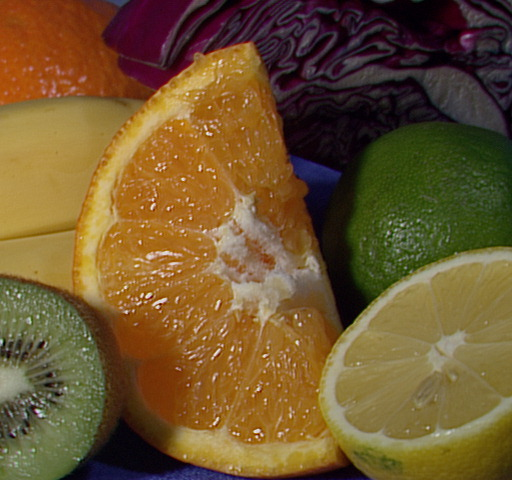
//> input picture fruits.jpg, 512 x 480 px
$ ./example_12-01   (built with g++ and OpenCV 4)
//> lines starting //> are read from the running program, lines starting //| are printed output that depends on the picture
// Example 12-1. Using cv::dft() and cv::idft() to accelerate
// the computation of convolutions

#include <iostream>
#include <opencv2/opencv.hpp>

using std::cout;
using std::endl;

int main() {

    cv::Mat A = cv::imread("../fruits.jpg");
//> A is the input picture: 480 rows x 512 cols, CV_8UC3; mean B, G, R 46.2, 85.6, 110.8

    if (A.empty()) {
        cout << "Cannot load " << "../fruits.jpg" << endl;
        return -1;
    }

    cv::Size patchSize(100, 100);
    cv::Point topleft(A.cols / 2, A.rows / 2);
//> topleft = Point(256, 240)
    cv::Rect roi(topleft.x, topleft.y, patchSize.width, patchSize.height);
//> roi = Rect(256, 240, 100, 100)
    cv::Mat B = A(roi);
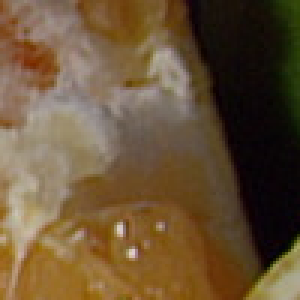
//> B: 100 rows x 100 cols, CV_8UC3 (shown 3 times larger); mean B, G, R 54.7, 82.9, 105

    int dft_M = cv::getOptimalDFTSize(A.rows + B.rows - 1);
//> dft_M = 600
    int dft_N = cv::getOptimalDFTSize(A.cols + B.cols - 1);
//> dft_N = 625

    cv::Mat dft_A = cv::Mat::zeros(dft_M, dft_N, CV_32F);
    cv::Mat dft_B = cv::Mat::zeros(dft_M, dft_N, CV_32F);

    cv::Mat dft_A_part = dft_A(cv::Rect(0, 0, A.cols, A.rows));
    cv::Mat dft_B_part = dft_B(cv::Rect(0, 0, B.cols, B.rows));

    A.convertTo(dft_A_part, dft_A_part.type(), 1, -mean(A)[0]);
    B.convertTo(dft_B_part, dft_B_part.type(), 1, -mean(B)[0]);
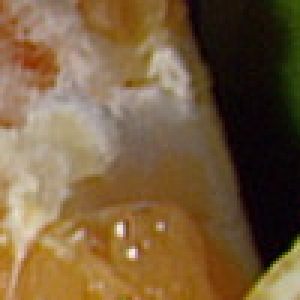
//> dft_B_part: 100 rows x 100 cols, CV_32FC3 (shown 3 times larger); mean B, G, R 0, 28.2, 50.3; drawn with min black and max white

    cv::dft(dft_A, dft_A, 0, A.rows);
    cv::dft(dft_B, dft_B, 0, B.rows);

    // set the last parameter to false to compute convolution instead of correlation
    //
    cv::mulSpectrums(dft_A, dft_B, dft_A, 0, true);
    cv::idft(dft_A, dft_A, cv::DFT_SCALE, A.rows + B.rows - 1);

    cv::Mat corr = dft_A(cv::Rect(0, 0, A.cols + B.cols - 1, A.rows + B.rows - 1));
    cv::normalize(corr, corr, 0, 1, cv::NORM_MINMAX, corr.type());
    cv::pow(corr, 3.0, corr);

    B ^= cv::Scalar::all(255);
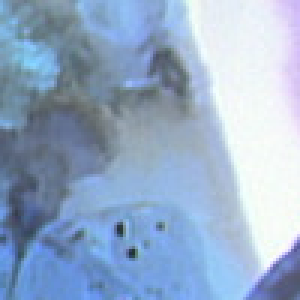
//> B: 100 rows x 100 cols, CV_8UC3 (shown 3 times larger); mean B, G, R 200.3, 172.1, 150

    cv::imshow("Image", A);
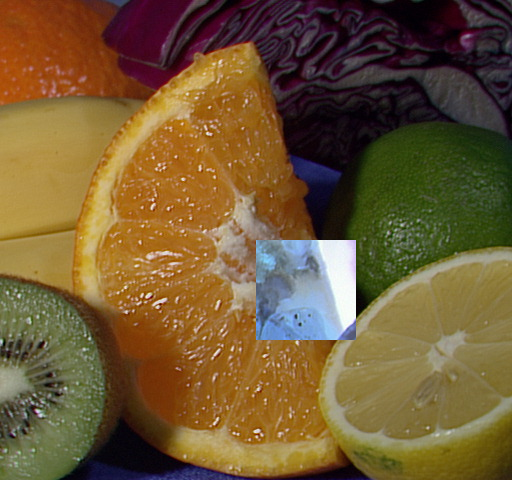
//> window 'Image': 480 rows x 512 cols, CV_8UC3; mean B, G, R 52.2, 89.2, 112.6
    cv::imshow("ROI", B);

    cv::imshow("Correlation", corr);
    cv::waitKey();

    return 0;
}

$ run again, with HandIndoorColor.jpg copied over fruits.jpg
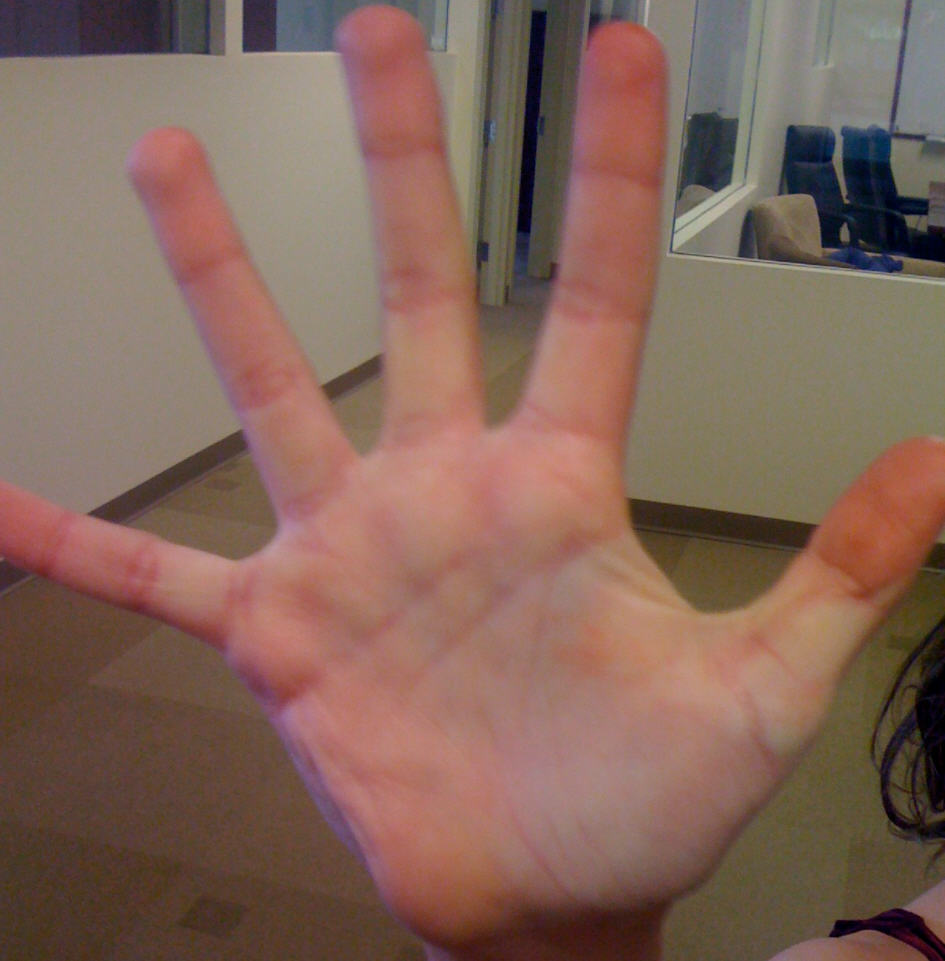
//> input picture HandIndoorColor.jpg, 945 x 961 px
//> A is the input picture: 961 rows x 945 cols, CV_8UC3; mean B, G, R 89.5, 101.6, 131.2
//> `B ^= cv::Scalar::all(255);`:
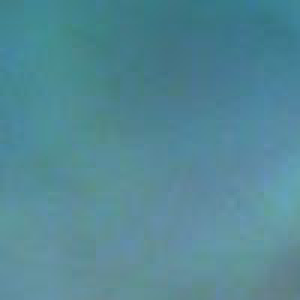
//> B: 100 rows x 100 cols, CV_8UC3 (shown 3 times larger); mean B, G, R 149.5, 136.6, 83.2
//> `cv::imshow("Image", A);`:
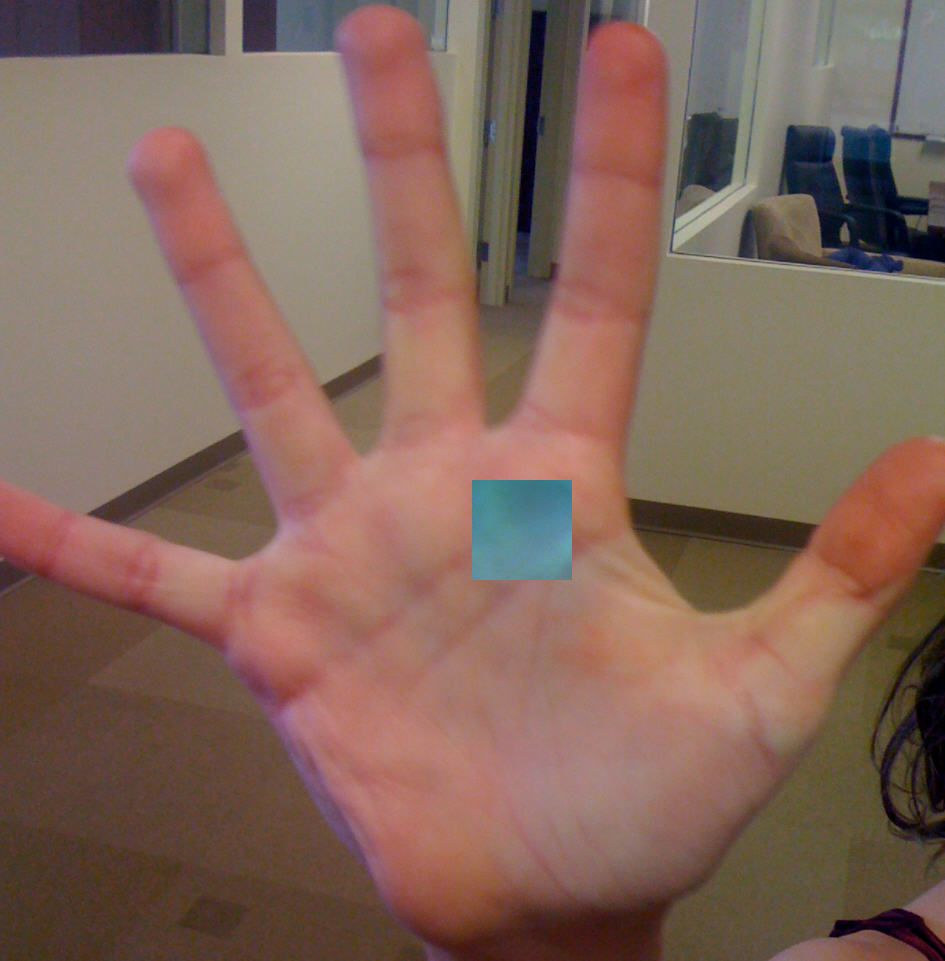
//> window 'Image': 961 rows x 945 cols, CV_8UC3; mean B, G, R 89.9, 101.8, 130.2

$ run again, with HandOutdoorColor.jpg copied over fruits.jpg
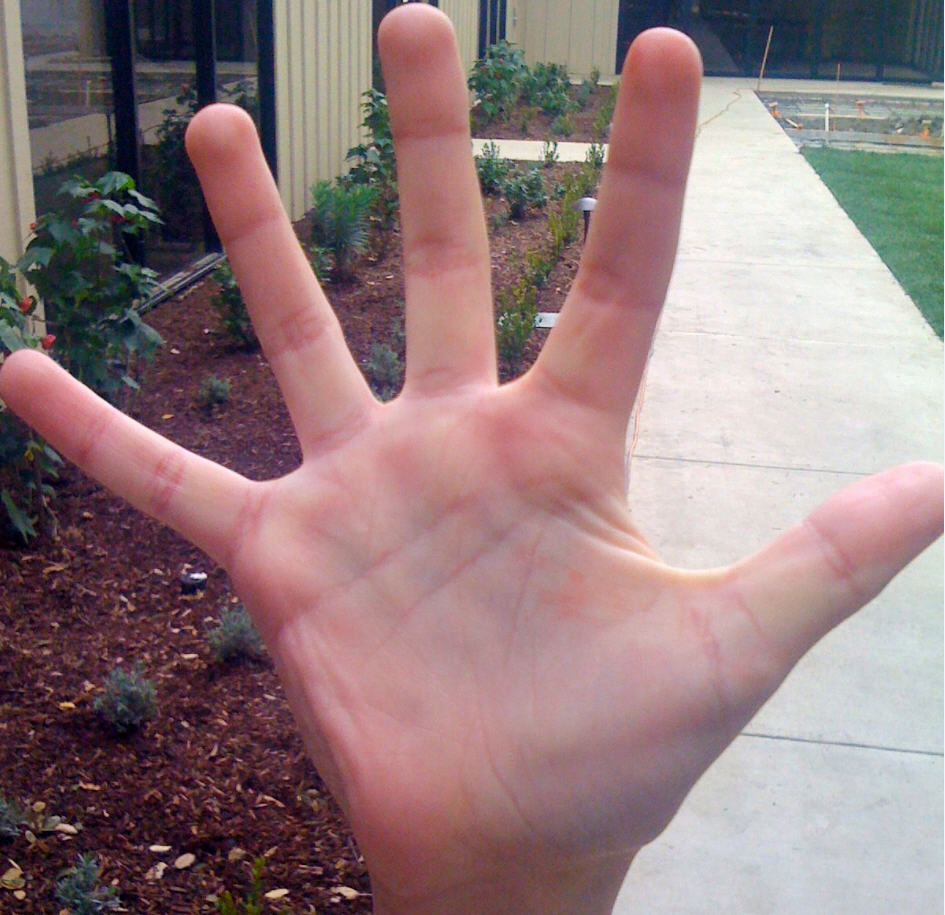
//> input picture HandOutdoorColor.jpg, 945 x 915 px
//> A is the input picture: 915 rows x 945 cols, CV_8UC3; mean B, G, R 125.6, 123.8, 146.8
//> `B ^= cv::Scalar::all(255);`:
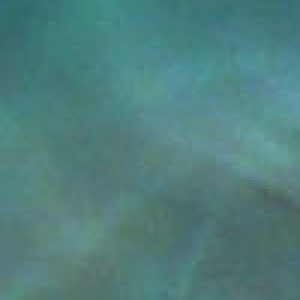
//> B: 100 rows x 100 cols, CV_8UC3 (shown 3 times larger); mean B, G, R 125.2, 127.1, 79.8
//> `cv::imshow("Image", A);`:
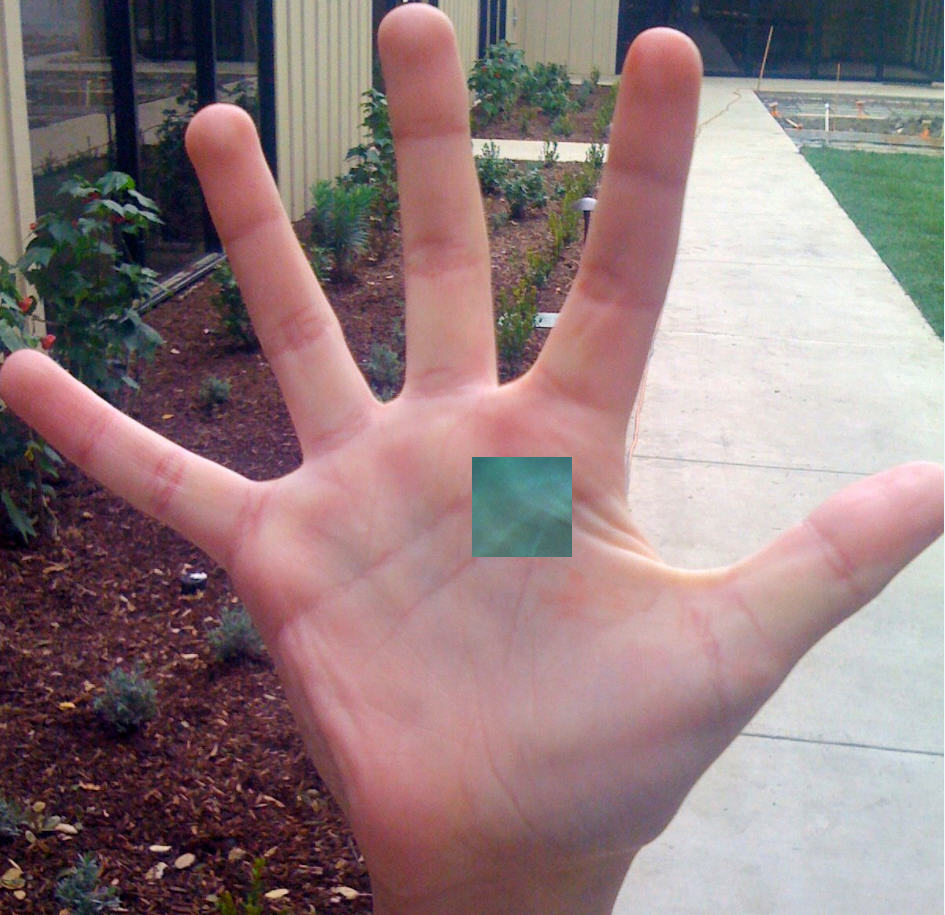
//> window 'Image': 915 rows x 945 cols, CV_8UC3; mean B, G, R 125.6, 123.8, 145.7
